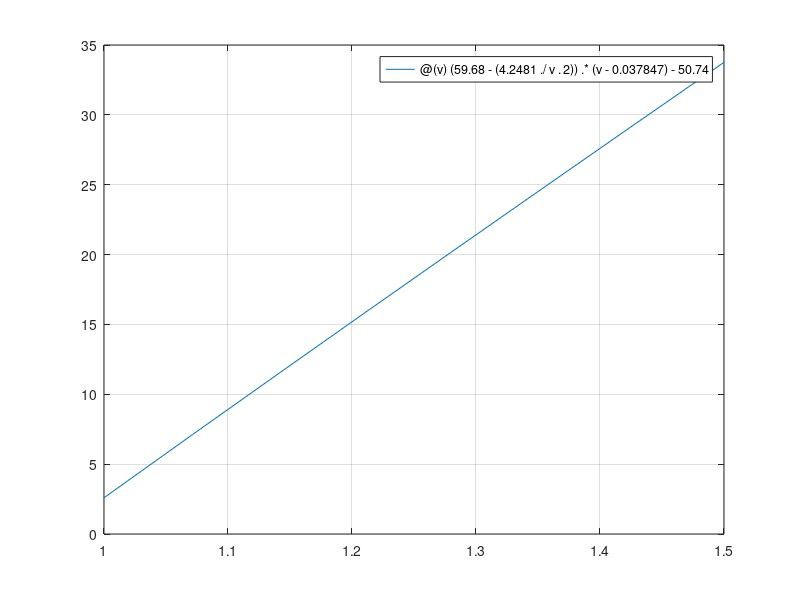

Recreate this plot in MATLAB.
clear all; clc;
%declarando de forma anonima la funcion
f=@(v)(59.68-(4.2481./v.^2)).*(v-0.037847)-50.74;
%graficando la funcion
fplot(f,[1,1.5]);
%colocar cuadricula
grid on
%podemos pausar para ingresar de forma manual el valor de a y b e incluso
%la tolarancia.
a=1;
b=1.5;
%definimos la tolerancia
tol=0.0001;
%numero de pasos a realizar
%entero mayor ceil
%definimos el formato largo
format long
r=(a+b)/2;
e=(b-a)/2;
while abs(e)>tol
    if f(r)==0
        e=0;
    else
        if f(0)*f(r)<0
            b=r;
        else
            a=r;
        end
        r=(a+b)/2;
        e=(b-a)/2;
    end
end
fprintf('La raiz es %5.5f con un error de %1.5f\n', r, e);
